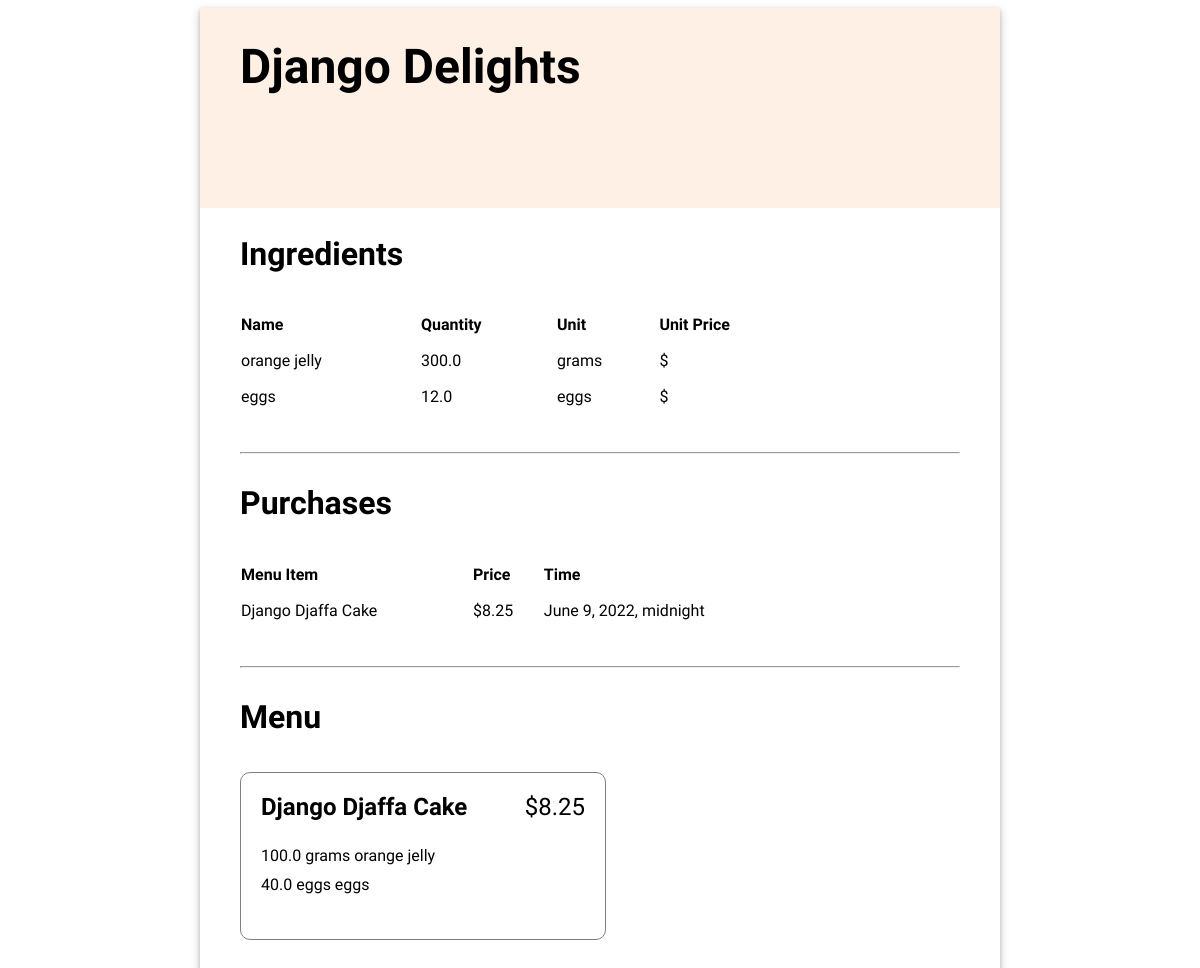
Before: / with the older database file.
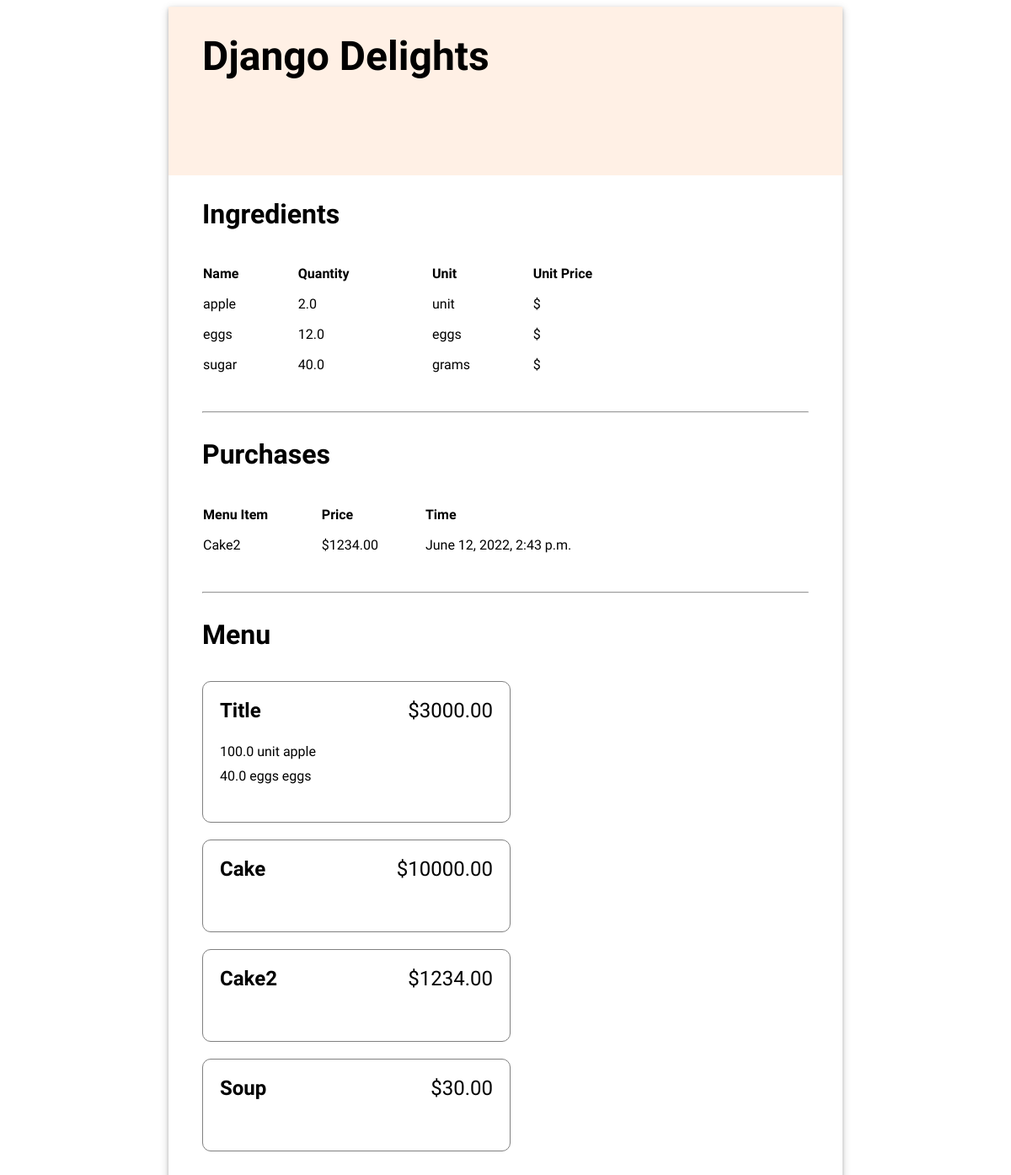
After: the same page with the newer database file.
### inventory/models.py (models this page shows, shortened)
class Ingredient(models.Model):
    name = models.CharField(max_length=200, unique=True)
    quantity = models.FloatField(default=0)
    unit = models.CharField(max_length=200)
    price_per_unit = models.FloatField(default=0)

class Purchase(models.Model):
    menu_item = models.ForeignKey(MenuItem, on_delete=models.CASCADE)
    timestamp = models.DateTimeField(auto_now_add=True)

class MenuItem(models.Model):
    title = models.CharField(max_length=200, unique=True)
    price = models.FloatField(default=0.00)

class RecipeRequirement(models.Model):
    menu_item = models.ForeignKey(MenuItem, on_delete=models.CASCADE)
    ingredient = models.ForeignKey(Ingredient, on_delete=models.CASCADE)
    quantity = models.FloatField(default=0)

### inventory/views.py (the view)
# urls.py: path('', views.HomeView.as_view(), name='home'),
class HomeView(generic.TemplateView):
    template_name = "inventory/home.html"
    def get_context_data(self, **kwargs):
        context = super().get_context_data(**kwargs)
        context["ingredients"] = Ingredient.objects.all()
        context["menu_items"] = MenuItem.objects.all()
        context["purchases"] = Purchase.objects.all()
        return context

### inventory/templates/inventory/home.html (shortened to what this page needs)
{% extends 'base.html' %}
{% load static %}
{% block content %}
    <div class="home">
        <div>
            <h2>Ingredients</h2>
            <table class="inventory-table">
                <thead>
                    <tr>
                        <th>Name</th>
                        <th>Quantity</th>
                        <th>Unit</th>
                        <th>Unit Price</th>
                    </tr>
                </thead>
                <tbody>
                {% for ingredient in ingredients %}
                    <tr>
                        <td>{{ ingredient.name }}</td>
                        <td>{{ ingredient.quantity }}</td>
                        <td>{{ ingredient.unit }}</td>
                        <td class="price">${{ ingredient.unit_price|stringformat:".2f" }}</td>
                    </tr>
                {% endfor %}
                </tbody>
            </table>
        </div>
        <hr/>
        <div>
            <h2>Purchases</h2>
            <table class="inventory-table">
                <thead>
                    <tr>
                        <th>Menu Item</th>
                        <th>Price</th>
                        <th>Time</th>
                    </tr>
                </thead>
                <tbody>
                {% for purchase in purchases %}
                    <tr>
                        <td>{{ purchase.menu_item.title }}</td>
                        <td class="price">${{ purchase.menu_item.price|stringformat:".2f" }}</td>
                        <td>{{ purchase.timestamp }}</td>
                    </tr>
                {% endfor %}
                </tbody>
            </table>
        </div>
        <hr/>
        <div>
            <h2>Menu</h2>
            <ul class="menu-items">
            {% for menu_item in menu_items %}
                <li>
                    <div class="menu-item-header">
                        <div class="menu-item-title">{{ menu_item.title }}</div>
                        <div class="menu-item-price">${{ menu_item.price|stringformat:".2f" }}</div>
                    </div>
                    <ul class="menu-item-ingredients">
                        {% for recipe_requirement in menu_item.reciperequirement_set.all %}
                        <li>{{ recipe_requirement.quantity }} {{recipe_requirement.ingredient.unit }} {{ recipe_requirement.ingredient.name }}</li>
                        {% endfor %}
                    </ul>
                </li>
            {% endfor %}
            </ul>
        </div>
    </div>
{% endblock %}

### inventory/templates/base.html (shortened to what this page needs)
<!DOCTYPE html>
{% load static %}
<html>
<head>
  <link rel="stylesheet" type="text/css" href="{% static 'inventory/style.css' %}" />
</head>
<body>
  <div class="app">
  <header>
    <div class="header-first-row">
      <h1 class="title">Django Delights</h1>
    </div>
  </header>
  <main>
    {% block content %}{% endblock %}
  </main>
  </div>
</body>
</html>

### inventory/static/css/inventory/style.css (style rules this page uses)
body { font-family: 'Oxygen', sans-serif; }
hr { margin: 30px 0; }
header { background-color: #FFF0E5; min-height: 200px; display: flex; align-items: center; flex-direction: column; align-items: flex-start; padding-left: 40px; }
main { display: flex; flex-direction: column; padding: 0 40px 20px 40px; justify-content: center; }
main h2 { font-size: 2em; }
.app { min-width: 800px; max-width: 60%; margin: 0 auto; box-shadow: 0 2px 4px 0 rgba(0, 0, 0, 0.2), 0 3px 10px 0 rgba(0, 0, 0, 0.19); }
.title { font-size: 3em; padding: 30px 0; margin: auto 0; }
main table { text-align: left; border-collapse: separate; border-spacing: 0 15px; width: 80%; }
.header-first-row { width: 100%; display: flex; justify-content: space-between; }
.menu-items { display: flex; flex-wrap: wrap; padding: 0; justify-content: space-between; }
.menu-items * { padding: 0; }
.menu-items > li { display: flex; flex-direction: column; padding: 20px; border: 1px solid grey; margin: 10px 0; border-radius: 10px; justify-content: left; flex-basis: 45%; }
.menu-items, .menu-items ul { list-style-type: none; }
.menu-item-header { display: flex; flex-direction: row; justify-content: space-between; font-size: 1.5em; }
.menu-item-title { font-weight: bold; }
.menu-item-ingredients { padding: 20px 0; }
.menu-item-ingredients * { padding: 5px 0; }

Changed rows visible on the page:
removed Ingredient: name "orange jelly", quantity "300.0", unit "grams"
removed Purchase: menu_item "Django Djaffa Cake", menu_item.price "8.25", timestamp "June 9, 2022, midnight"
added Ingredient: name "apple", quantity "2.0", unit "unit"
added Ingredient: name "sugar", quantity "40.0", unit "grams"
added Purchase: menu_item "Cake2", menu_item.price "1234.00", timestamp "June 12, 2022, 2:43 p.m."
changed MenuItem: title "Django Djaffa Cake" → "Title"; price "8.25" → "3000.00"
changed through a linked row, RecipeRequirement: ingredient.unit "grams" → "unit"; ingredient.name "orange jelly" → "apple"
added MenuItem: title "Cake", price "10000.00"
added MenuItem: title "Cake2", price "1234.00"
added MenuItem: title "Soup", price "30.00"
